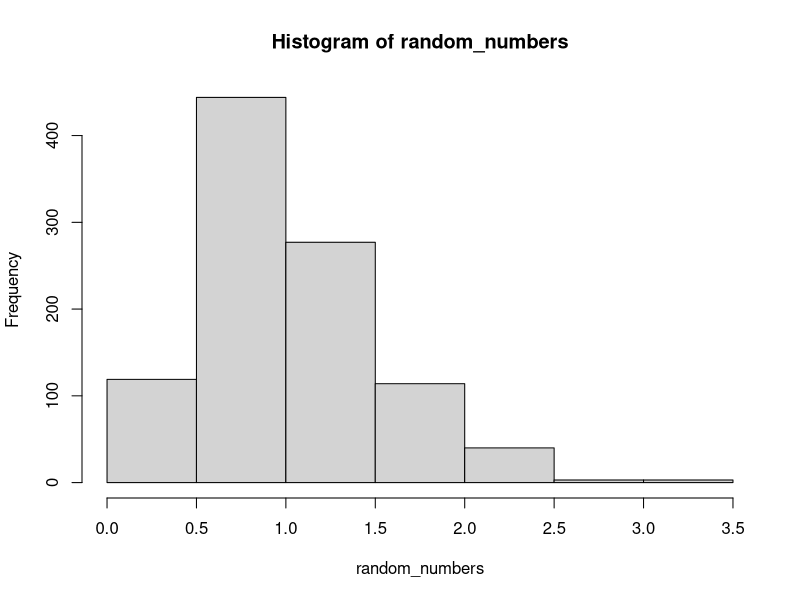
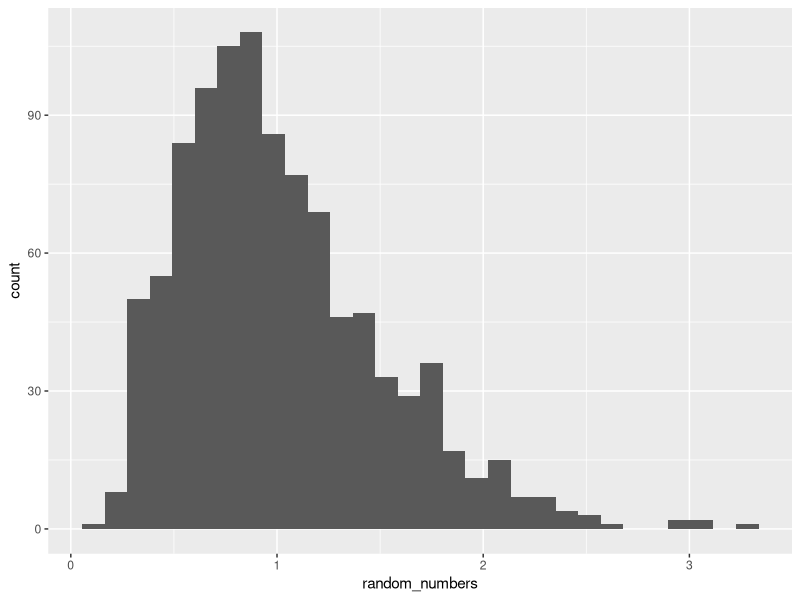
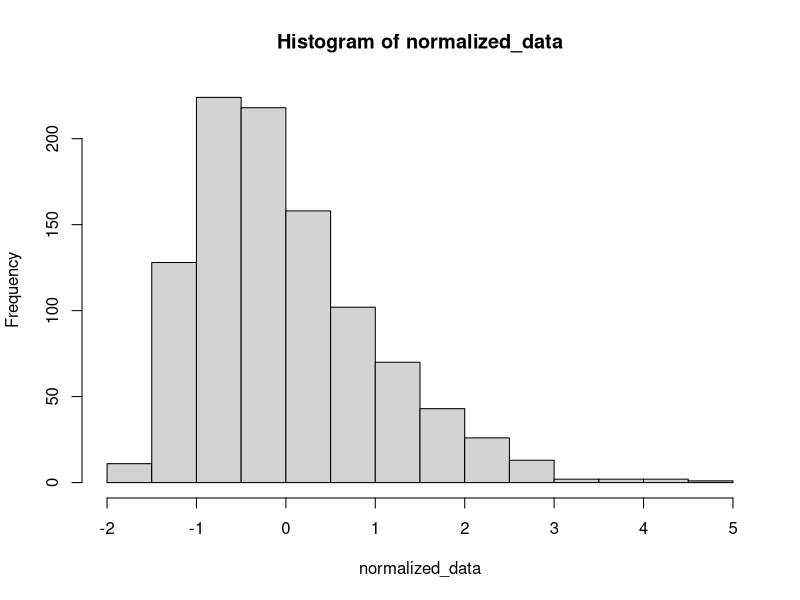

Generate these figures, in order, with R:
## ---- chunk 1
c(2:30)
## ---- chunk 2
runif(60)
## ---- chunk 3
angelou_quote <- c("Nothing", "works", "unless", "you", "do")
## ---- chunk 4
seq(0, 20, length.out=11)
## ---- chunk 5
set.seed(1)
random_numbers <- rf(1000, 10, 100)
## ---- chunk 6
numbers_sum <- sum(random_numbers)
numbers_sum
## ---- chunk 7
numbers_count <- length(random_numbers)
## ---- chunk 8
this_mean <- numbers_sum/numbers_count
this_mean
## ---- chunk 9
mean(random_numbers)
## ---- chunk 10
vectorized <- random_numbers - this_mean
## ---- chunk 11
this_sd <- sqrt(sum((random_numbers - this_mean) ^ 2) / (length(random_numbers) - 1))

this_sd
## ---- chunk 12
sd(random_numbers)
## ---- chunk 13
hist(random_numbers)
## ---- chunk 14
library(ggplot2)
ggplot(mapping = aes(x = random_numbers)) + 
  geom_histogram()

## ---- chunk 15
normalized_data <- (random_numbers - this_mean) / this_sd
## ---- chunk 16
normalized_mean <- sum(normalized_data) / length(normalized_data)
# or
normalized_mean <- mean(normalized_data)
## ---- chunk 17
normalized_sd <- sqrt(sum((normalized_data) ^ 2) / (length(normalized_data) - 1))
# or
normalized_sd <- sd(normalized_data)
## ---- chunk 18
normalized_mean
normalized_sd
## ---- chunk 19
hist(normalized_data)
## ---- chunk 20
set.seed(1)
data_1 <- rnorm(1000, 3)
data_2 <- rnorm(100, 2)
## ---- chunk 21
x_1 <- mean(data_1)
s_1 <- sd(data_1)
n_1 <- length(data_1)
## ---- chunk 22
typeof(x_1)
typeof(s_1)
typeof(n_1)
## ---- chunk 23
x_2 <- mean(data_2)
s_2 <- sd(data_2)
n_2 <- length(data_2)
## ---- chunk 24
x_2
s_2

## ---- chunk 25
t_score <- (x_1 - x_2)/(sqrt((s_1^2/n_1 + s_2^2/n_2)))
t_score
## ---- chunk 26
t.test(data_1, data_2)
